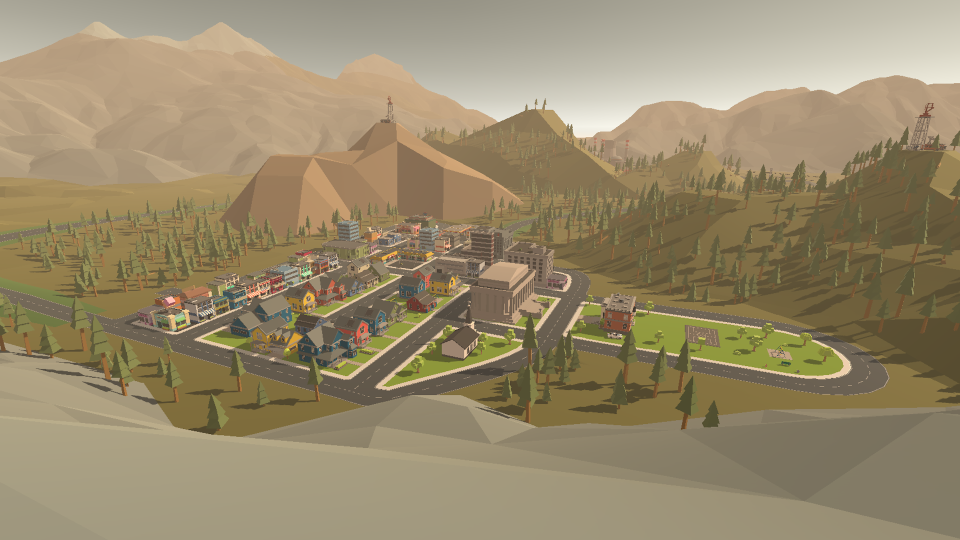
#> input picture create_background/backgrounds/br_town.png, 1920 x 1080 px, found by its file name (shown at 1/2 size); its folder holds 4 pictures in this run
$ python trends.py
#> lines starting #> are read from the running program, lines starting #| are printed output that depends on the picture
import sys, os, io
import cairo
from PIL import Image, ImageFilter

sys.path.append(os.path.abspath(os.path.join(os.path.dirname(__file__), '..')))

from utils import cairo_functions

THIN = "Helvetica Neue Light"
BOLD = "Helvetica Neue Bold"
REGULAR = "Helvetica Neue"

SIZE = (1920, 1080)

class colours:
    white = (1,1,1)
    green = (0, 1, 0)
    red = (1, 0, 0)

def create_stats_card(file_path, file_name):
    # PIL: Open and blur the image
#> called with file_name = 'br_town.png'
    pil_image = Image.open(file_path)
#> pil_image is the input picture: PIL image 1920x1080 RGBA; mean R, G, B, A 151.5, 137.8, 107.9, 255
    blurred_pil = pil_image.filter(ImageFilter.GaussianBlur(radius=5.0))
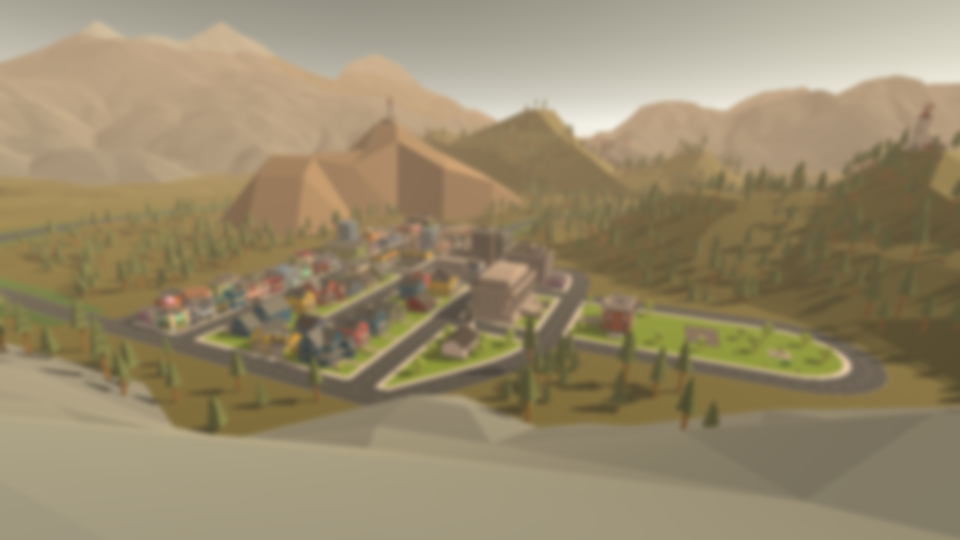
#> blurred_pil: PIL image 1920x1080 RGBA (shown at 1/2 size); mean R, G, B, A 151.5, 137.8, 107.8, 255

    # Convert the blurred PIL image into a format Cairo can use
    with io.BytesIO() as output:
        blurred_pil.save(output, format="PNG")
        output.seek(0)
        cairo_surface = cairo.ImageSurface.create_from_png(output)

        ctx = cairo.Context(cairo_surface)

    background_size = (SIZE[0]-100, SIZE[1]-100)
    ctx.set_source_rgba(0, 0, 0, 1)  # Fully opaque black
    draw_rounded_rectangle(ctx, (SIZE[0]-background_size[0])/2, (SIZE[1]-background_size[1])/2, background_size[0], background_size[1], 25)
    ctx.fill()


    # paste image
    ctx.save()

    ctx.translate(102, 100) # moves the paper under the pen, that's why we use save / restore
    ctx.scale(2/5, 2/5)

    image_surface = cairo.ImageSurface.create_from_png("create_background/images/wb_logo.png")
    ctx.set_source_surface(image_surface, 0, 0)
    ctx.paint()

    ctx.restore()


    middle_w = SIZE[0] / 2
    text_elements = [ # Adding each individual piece of text
        # Total Players
        (BOLD, "Daily Trends", (middle_w, 145), colours.white, 90, "mt"),

        # Online Players
        (BOLD, "Total Players", (middle_w, 394), colours.white, 80, "mt"),
        #(REGULAR, ["156,768,987  ", "(+47,356)"], (middle_w, 526), [colours.white, colours.green], 65, "mt", 30),

        # Total Maps
        (BOLD, "Average Playercount", (middle_w, 651), colours.white, 80, "mt"),
        #(REGULAR, ["195", "(-15)"], (middle_w, 785), [colours.white, colours.red], 65, "mt", 30),
    ]

    surface = cairo_functions.add_text_to_surface(cairo_surface, text_elements)

    surface.write_to_png(f"create_background/outputted_backgrounds/{file_name}")

def draw_rounded_rectangle(ctx, x, y, width, height, radius):
    """Draws a rounded rectangle on the given cairo context."""
    ctx.set_source_rgba(0, 0, 0, 0.5)  # 50% opaque black

    ctx.new_sub_path()
    ctx.arc(x + width - radius, y + radius, radius, -90 * (3.14/180), 0)
    ctx.arc(x + width - radius, y + height - radius, radius, 0, 90 * (3.14/180))
    ctx.arc(x + radius, y + height - radius, radius, 90 * (3.14/180), 180 * (3.14/180))
    ctx.arc(x + radius, y + radius, radius, 180 * (3.14/180), 270 * (3.14/180))
    ctx.close_path()

folder_path = "create_background/backgrounds"
for filename in os.listdir(folder_path):
    if filename != ".DS_Store":
        file_path = os.path.join(folder_path, filename)
        create_stats_card(file_path, filename)
#> (the call stopped at in create_stats_card, `cairo_surface = cairo.ImageSurface.create_from_png(output)`: cairo is not available in this run)
#> pass 2 of the loop `for filename in os.listdir(folder_path):`:
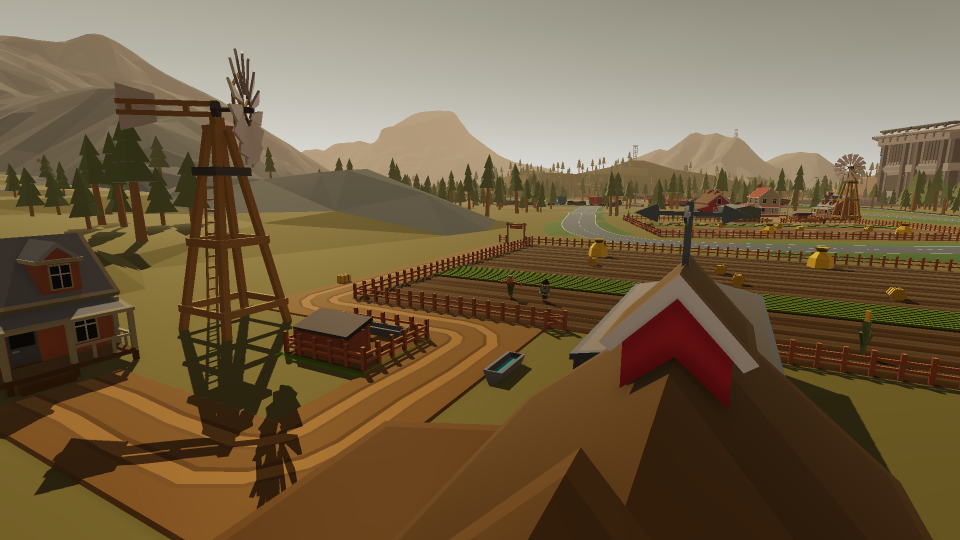
#> input picture create_background/backgrounds/farm.png, 1920 x 1080 px, found by its file name (shown at 1/2 size)
#> in create_stats_card, pil_image is the input picture: PIL image 1920x1080 RGB; mean R, G, B 114.4, 95.5, 67.3
#> in create_stats_card (call 2), `blurred_pil = pil_image.filter(ImageFilter.GaussianBlur(radius=5.0))`:
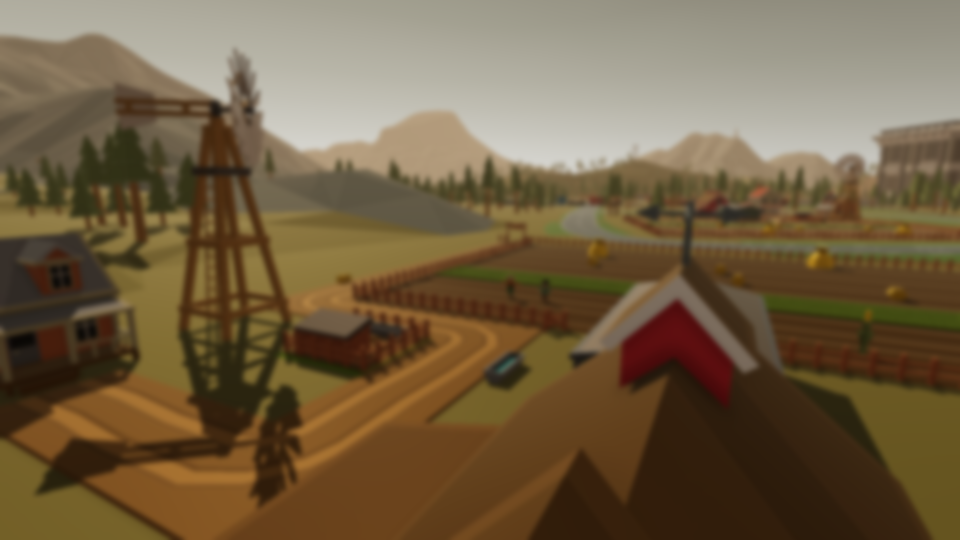
#> blurred_pil: PIL image 1920x1080 RGB (shown at 1/2 size); mean R, G, B 114.4, 95.5, 67.3
#> pass 3 of the loop `for filename in os.listdir(folder_path):`:
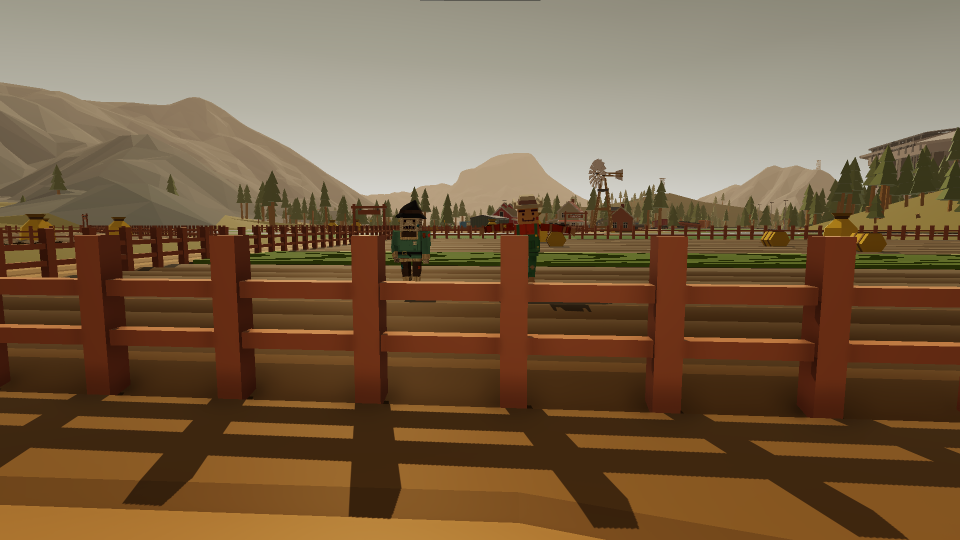
#> input picture create_background/backgrounds/farm2.png, 1920 x 1080 px, found by its file name (shown at 1/2 size)
#> in create_stats_card, pil_image is the input picture: PIL image 1920x1080 RGB; mean R, G, B 121.4, 96.8, 69.2
#> in create_stats_card (call 3), `blurred_pil = pil_image.filter(ImageFilter.GaussianBlur(radius=5.0))`:
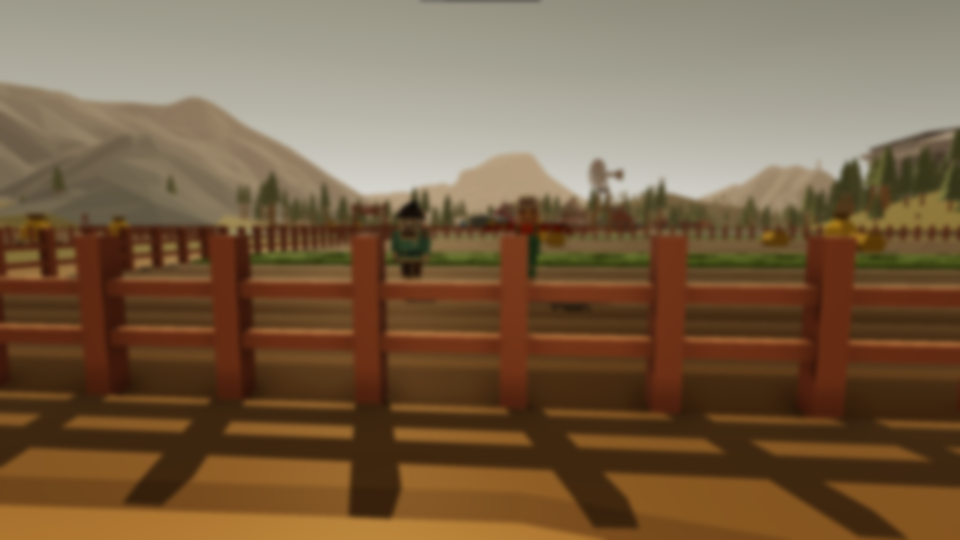
#> blurred_pil: PIL image 1920x1080 RGB (shown at 1/2 size); mean R, G, B 121.4, 96.7, 69.2
#> the loop made 4 passes; the first 3 are shown
